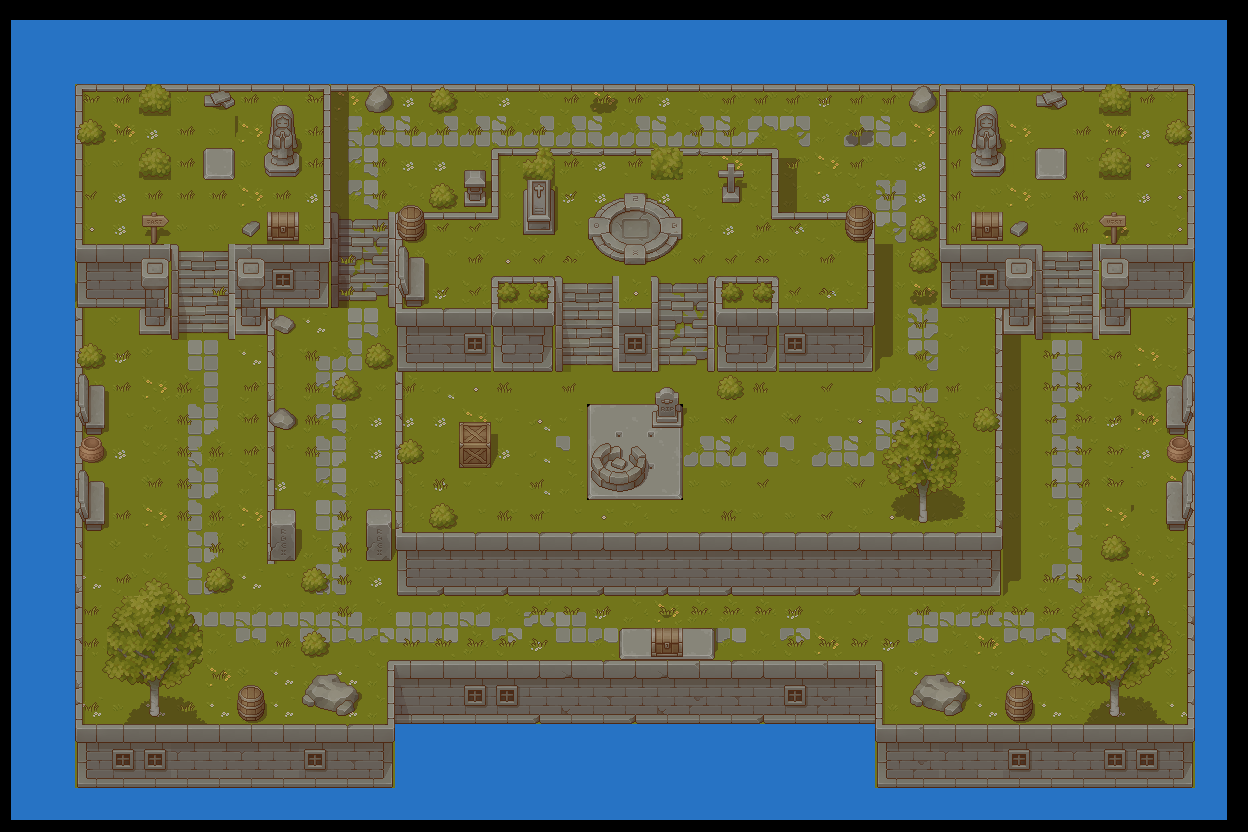

The image is a tile-based game level rendered from a .tmx file. Its description and source (layers, tilesets, objects; grid data summarised) follow:
An orthogonal 39x26 tile map with 32x32 px tiles, 4 tile layers (Grass, Shadows, Walls, Props), 2 hidden layers not drawn, 13 tilesets.

<map version="1.10" tiledversion="git" orientation="orthogonal" renderorder="right-down" width="39" height="26" tilewidth="32" tileheight="32" infinite="0" nextlayerid="18" nextobjectid="1">
 <tileset firstgid="1" source="game wall.tsx" />
 <tileset firstgid="257" source="game struct.tsx" />
 <tileset firstgid="513" source="Game-grass.tsx" />
 <tileset firstgid="577" source="game-prop.tsx" />
 <tileset firstgid="833" source="game plant.tsx" />
 <tileset firstgid="1089" source="game-shadow.tsx" />
 <tileset firstgid="1345" source="game-plantshadow.tsx" />
 <tileset firstgid="1601" source="game-tile.tsx" />
 <tileset firstgid="1665" source="game-coll1.tsx" />
 <tileset firstgid="1666" source="game-coll2.tsx" />
 <tileset firstgid="1667" source="map-coll3.tsx" />
 <tileset firstgid="1668" source="game-coll4.tsx" />
 <tileset firstgid="1669" source="game-water.tsx" />
 <group id="16" name="Objects" offsetx="11" offsety="20">
  <layer id="4" name="Grass" width="39" height="26">
   <data>[1014 cells, 950 non-empty, 57 distinct tile ids]</data>
  </layer>
  <layer id="6" name="Shadows" width="39" height="26" opacity="0.4">
   <data>[1014 cells, 175 non-empty, 92 distinct tile ids]</data>
  </layer>
  <layer id="5" name="Walls" width="39" height="26">
   <data>[1014 cells, 321 non-empty, 79 distinct tile ids]</data>
  </layer>
  <layer id="1" name="Props" width="39" height="26">
   <data>[1014 cells, 339 non-empty, 103 distinct tile ids]</data>
  </layer>
  <layer id="9" name="Collision" width="39" height="26" visible="0">
   <data>[1014 cells, 283 non-empty, 4 distinct tile ids]</data>
  </layer>
  <layer id="13" name="Forground objects" width="39" height="26" visible="0">
   <data>[1014 cells, 36 non-empty, 23 distinct tile ids]</data>
  </layer>
 </group>
</map>
